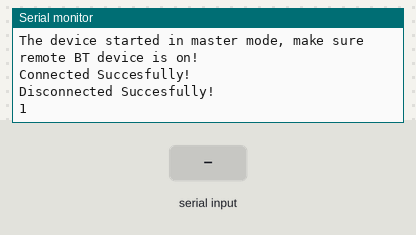
A sketch run on a simulated ESP32. On the bench: the last lines printed to the serial monitor. The inputs (shaded band) are chosen by the test bench. Nothing arrives over Bluetooth unless stated.

Above: at 1.2 s.
1.3 s: "0" received over the second serial link
At 2.4 s:
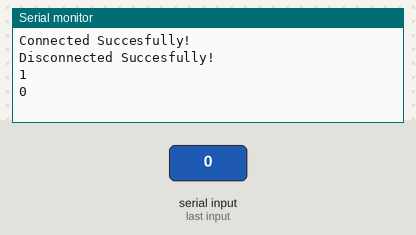
2.8 s: "2" received over the second serial link
At 3.4 s:
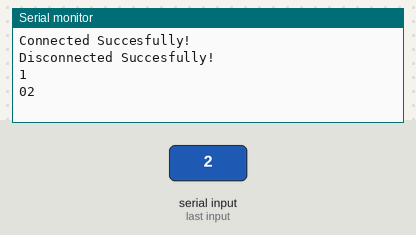

The sketch:

BT_esp32_to_esp32.ino
```cpp
/*
 * This code connects two esp32 over bluetooth serial.
 */
#include "BluetoothSerial.h"
BluetoothSerial SerialBT;

//String MACadd = "AA:BB:CC:11:22:33";
//uint8_t address[6]  = {0xAA, 0xBB, 0xCC, 0x11, 0x22, 0x33};
//uint8_t address[6]  = {0x00, 0x1D, 0xA5, 0x02, 0xC3, 0x22};
String name = "ESP32D";
char *pin = "1234"; //<- standard pin would be provided by default
bool connected;

void setup() {
  Serial.begin(115200);
  SerialBT.begin("ESP32test");
  Serial.println("The device started in master mode, make sure remote BT device is on!");

  // connect(address) is fast (upto 10 secs max), connect(name) is slow (upto 30 secs max) as it needs
  // to resolve name to address first, but it allows to connect to different devices with the same name.
  // Set CoreDebugLevel to Info to view devices bluetooth address and device names
  connected = SerialBT.connect(name);
  //connected = SerialBT.connect(address);

  if(connected) {
    Serial.println("Connected Succesfully!");
  } else {
    while(!SerialBT.connected(10000)) {
      Serial.println("Failed to connect. Make sure remote device is available and in range, then restart app.");
    }
  }
  // disconnect() may take upto 10 secs max
  if (SerialBT.disconnect()) {
    Serial.println("Disconnected Succesfully!");
  }
  // this would reconnect to the name(will use address, if resolved) or address used with connect(name/address).
  connected = SerialBT.connect(name);
  Serial.println(connected);
}

void loop() {
  if (Serial.available()) {
    SerialBT.write(Serial.read());
  }
  if (SerialBT.available()) {
    Serial.write(SerialBT.read());
  }
  delay(20);
}
```

Measured:
- after the input at 1.3 s, the serial monitor: prints a new line at once (image 1)
- after the input at 2.8 s, the serial monitor: prints a new line at once (image 2)
